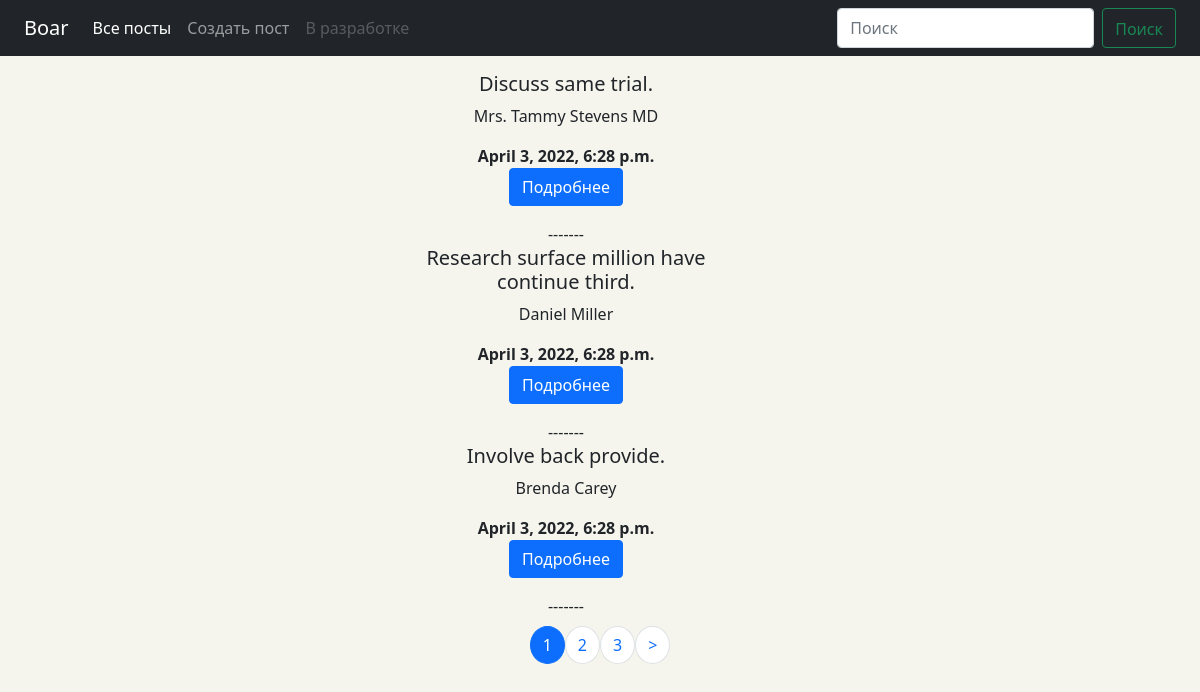
Screenshot of /all_posts/ with the database file from the repository.
### gum/models.py (models this page shows, shortened)
class CreatePost(models.Model):
    id = models.AutoField(primary_key=True)
    title = models.CharField(max_length=100)
    image = models.ImageField(upload_to='post_img',blank=True)
    message = models.TextField(max_length=1000)
    pub_date = models.DateTimeField(auto_now_add=True)
    author = models.CharField(max_length=30)
    class Meta:
        verbose_name = 'Пост'
        verbose_name_plural = 'Посты'
        ordering = ['id']

### gum/views.py (the view)
# urls.py: path('all_posts/', views.PostView.as_view(), name='all_posts'),
class PostView(ListView):
    paginate_by = 3
    model = CreatePost
    template_name = 'all_posts.html'
    context_object_name = 'all_posts'

### gum/templates/all_posts.html (shortened to what this page needs)
{% extends 'base.html' %}
{% block all_posts %}
    <div class="conteiner">
        <div class="row">
            <div class="col-md-10">
                {% for post in all_posts %}
                <h5>{{post.title}}</h3>
                <p>{{post.author}}</p>
                <b>{{post.pub_date}}</b>
                <p><a href="{% url 'gum:detail' post.id %}" class="btn btn-primary">Подробнее</a></p>
                <div>-------</div>
                {% endfor %}
            </div>
        </div>
    </div>
{% endblock %}

### gum/static/css/base.css (style rules this page uses)
body { background-color: rgb(245, 245, 237); }

### rows the page displays
CreatePost: title "Discuss same trial.", author "Mrs. Tammy Stevens MD", pub_date "April 3, 2022, 6:28 p.m."
CreatePost: title "Research surface million have continue third.", author "Daniel Miller", pub_date "April 3, 2022, 6:28 p.m."
CreatePost: title "Involve back provide.", author "Brenda Carey", pub_date "April 3, 2022, 6:28 p.m."

### other values shown
{{ pagination }} "1"
{{ pagination }} "2" "3"
